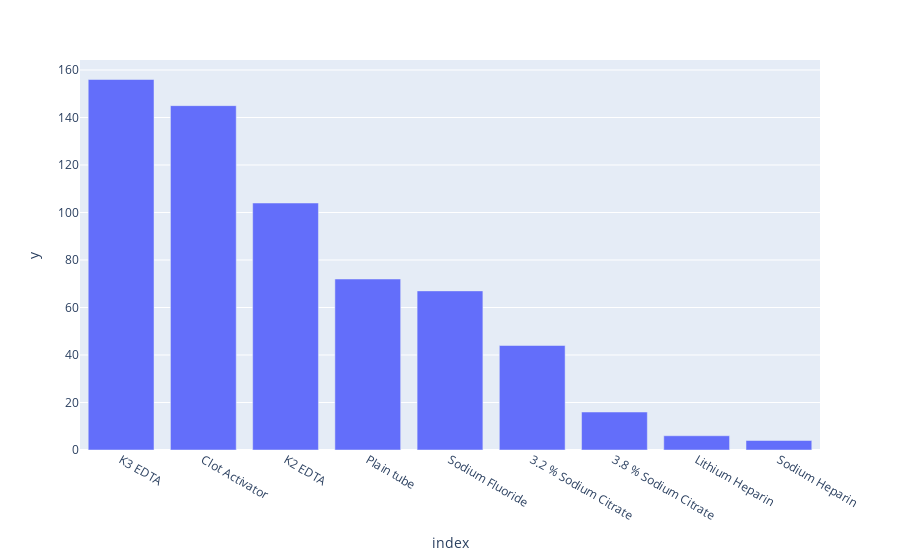

The notebook cell this image was saved under:
### Code cell
product_variant= px.bar(product_variant, x=product_variant.index, y=product_variant.values)
product_variant

### Figure 1 — Plotly figure (JSON) as saved in the notebook; plotly's stock layout.template omitted (floating-point values rounded to 4 significant figures)
{"data": [{"alignmentgroup": "True", "hovertemplate": "index=%{x}<br>y=%{y}<extra></extra>", "legendgroup": "", "marker": {"color": "#636efa", "pattern": {"shape": ""}}, "name": "", "offsetgroup": "", "orientation": "v", "showlegend": false, "textposition": "auto", "type": "bar", "x": ["K3 EDTA", "Clot Activator", "K2 EDTA", "Plain tube", "Sodium Fluoride", "3.2 % Sodium Citrate", "3.8 % Sodium Citrate", "Lithium Heparin", "Sodium Heparin"], "xaxis": "x", "y": [156, 145, 104, 72, 67, 44, 16, 6, 4], "yaxis": "y"}], "layout": {"barmode": "relative", "legend": {"tracegroupgap": 0}, "margin": {"t": 60}, "xaxis": {"anchor": "y", "domain": [0, 1], "title": {"text": "index"}}, "yaxis": {"anchor": "x", "domain": [0, 1], "title": {"text": "y"}}}}
